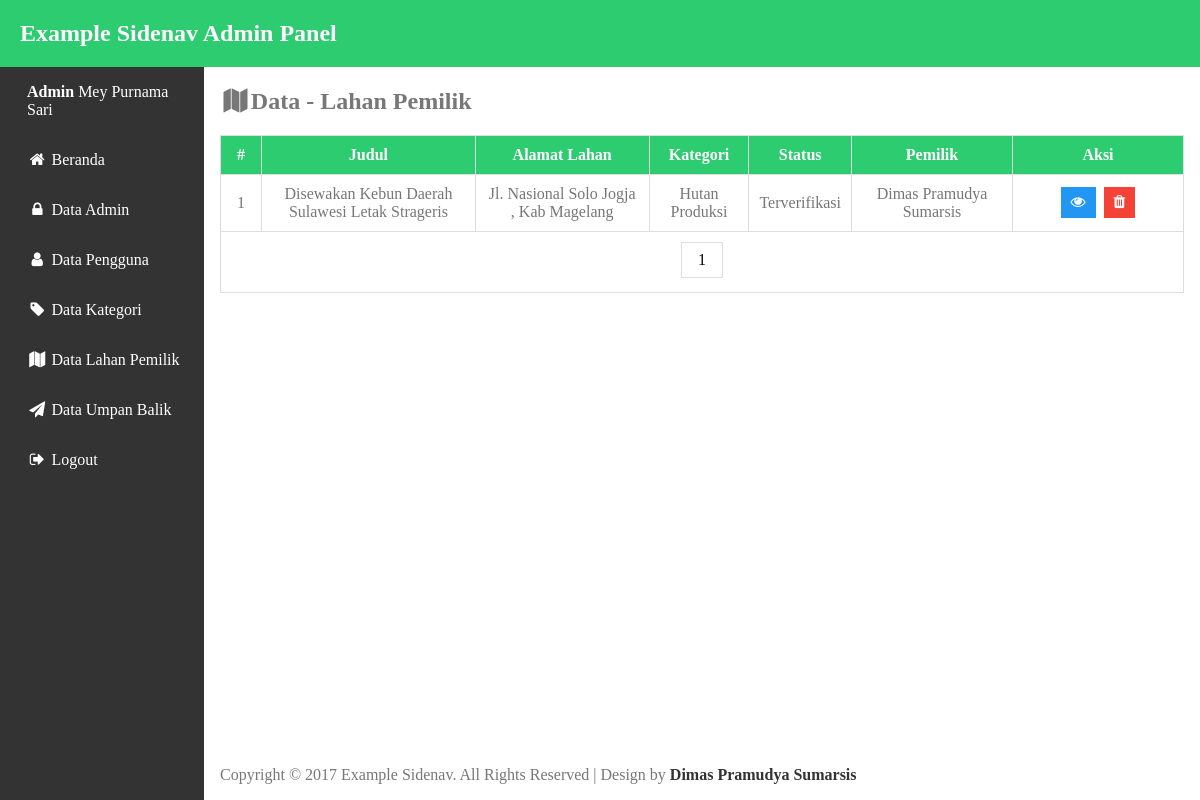
The app's page /adm/fieldData.php (signed in), older data.
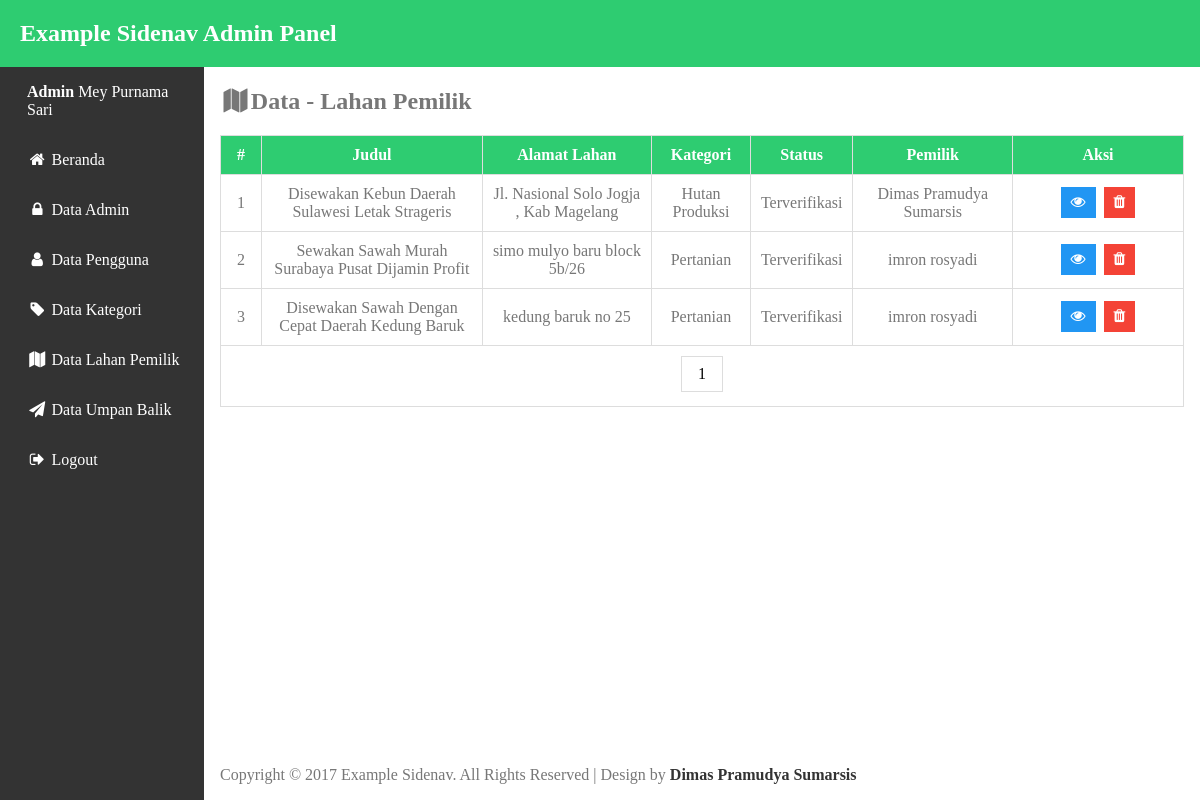
The same page, newer data.
### tables this page shows
CREATE TABLE `tb_lahan` (
  `id_lahan` int(11) NOT NULL,
  `id_user` int(11) NOT NULL,
  `id_kategori` int(11) NOT NULL,
  `judul` varchar(100) NOT NULL,
  `alamat_lahan` varchar(100) NOT NULL,
  `luas` varchar(7) NOT NULL,
  `sertifikasi` varchar(60) NOT NULL,
  `deskripsi` text NOT NULL,
  `harga` int(11) NOT NULL,
  `kurun_sewa` varchar(10) NOT NULL,
  `status` varchar(20) NOT NULL,
  `kondisi` varchar(10) NOT NULL,
  `fasilitas_irigasi` varchar(60) NOT NULL,
  `fasilitas_tanah` varchar(60) NOT NULL,
  `fasilitas_jalan` varchar(60) NOT NULL,
  `fasilitas_pemandangan` varchar(60) NOT NULL,
  `foto_lahan` varchar(255) NOT NULL,
  `fieldCreate_at` varchar(100) DEFAULT NULL,
  `fieldUpdate_at` varchar(100) DEFAULT NULL
);

CREATE TABLE `tb_kategori` (
  `id_kategori` int(11) NOT NULL,
  `kategori` varchar(20) NOT NULL,
  `create_at` varchar(100) DEFAULT NULL,
  `update_at` varchar(100) DEFAULT NULL
);

CREATE TABLE `tb_user` (
  `id_user` int(8) NOT NULL,
  `nama_depan` varchar(15) NOT NULL,
  `nama_belakang` varchar(60) NOT NULL,
  `email` varchar(60) NOT NULL,
  `password` varchar(255) NOT NULL,
  `alamat` varchar(100) NOT NULL,
  `telepon` varchar(13) NOT NULL,
  `profesi` varchar(20) NOT NULL,
  `foto` varchar(200) NOT NULL,
  `create_at` varchar(100) DEFAULT NULL,
  `update_at` varchar(100) DEFAULT NULL
);

### adm/Admin.php (called while the page is built, shortened)
<?php
    class Admin
    {
        private $db;
        function __construct($db_conn)
        {
            $this->db = $db_conn;
        }
        public function isLoggedIn(){
            if(isset($_SESSION['adm_session']))
            {
                return true;
            }
        }
        public function getAdmin(){
            try {
                $query = $this->db->prepare("SELECT * FROM tb_admin WHERE id_admin = :id_admin");
                $query->bindParam(":id_admin", $_SESSION['adm_session']);
                $query->execute();
                return $query->fetch();
            } catch (PDOException $e) {
                echo $e->getMessage();
                return false;
            }
        }
    }
?>

### adm/fieldData.php (the view, shortened to what this page needs)
<?php
    require_once "db.php";
    require_once "Admin.php";
    $admin = new Admin($db);
    $currentAdmin = $admin->getAdmin();
    $limit = 5;
    $sql = "SELECT * FROM tb_lahan INNER JOIN tb_user ON tb_lahan.id_user=tb_user.id_user INNER JOIN tb_kategori ON tb_lahan.id_kategori=tb_kategori.id_kategori ORDER BY status ASC";
    $query = $db->prepare($sql);
    $query->execute();
    $total_result = $query->rowCount();
    $total_pages = ceil($total_result/$limit);
    if(!isset($_GET['page']))
    {
      $page = 1;
    }
    else
    {
      $page = $_GET['page'];
    }
    $starting_limit = ($page-1)*$limit;
    $show = "SELECT * FROM tb_lahan INNER JOIN tb_user ON tb_lahan.id_user=tb_user.id_user INNER JOIN tb_kategori ON tb_lahan.id_kategori=tb_kategori.id_kategori ORDER BY status ASC LIMIT $starting_limit , $limit";
    $showquery = $db->prepare($show);
    $showquery->execute();
    $data = $showquery->fetchAll();
 ?>
<!DOCTYPE html>
<html>
<head>
<link rel="stylesheet" type="text/css" href="css/style.css">
<link rel="stylesheet" href="css/font-awesome.min.css">
</head>
<body>
<?php include "template/header.php"; ?>
<div class="wrapper">
  <div class="content">
    <h2><i class="fa fa-map fa-fw" aria-hidden="true"></i>Data - Lahan Pemilik</h2>
    <div style="overflow-x:auto;">
      <table id="myTable">
        <tr>
          <th class="no-column">#</th>
          <th>Judul</th>
          <th>Alamat Lahan</th>
          <th>Kategori</th>
          <th>Status</th>
          <th>Pemilik</th>
          <th class="action-column">Aksi</th>
        </tr>
        <?php
        $no=1;
        foreach ($data as $value) { ?>
        <tr>
            <td><?php echo $no++ ?></td>
            <td><?php echo $value['judul'];?></td>
            <td><?php echo $value['alamat_lahan'];?></td>
            <td><?php echo $value['kategori'];?></td>
            <td><?php echo $value['status'];?></td>
            <td><?php echo $value['nama_depan'] . '&nbsp;' . $value['nama_belakang'];?></td>
            <td>
            <a href="fieldView.php?id_lahan=<?php echo $value['id_lahan']; ?>" class="btn act info"><i class="fa fa-eye"></i></a>
            <a href="fieldProses.php?id_lahan=<?php echo $value['id_lahan']; ?>" class="btn act danger"><i class="fa fa-trash"></i></a>
          </td>
        </tr>
        <?php } ?>
        <tr>
          <td colspan="8">
            <div class="pagination">
              <?php for($page=1; $page <= $total_pages ; $page++):?>
                  <a href="<?php echo "?page=$page" ?>"><?php echo $page; ?></a>
              <?php endfor; ?>
            </div>
          </td>
        </tr>
      </table>
    </div>
<?php include "template/footer.php"; ?>
</div>
</body>
</html>

### adm/Template/header.php
<div class="header">
  <h2><a href="index.php">Example Sidenav Admin Panel</a></h2>
</div>
<?php
  $a = $_SERVER['PHP_SELF'];
  $b = "/gubuktani/adm/";
  $c = array(
    "index.php",
    "AdminData.php",
    "userData.php",
    "catData.php",
    "fieldData.php",
    "feedbackData.php",
  );
  $d = "active";
?>
<ul class="sidenav">
  <li><a id="brand"><b>Admin </b><?php echo $currentAdmin['nama']; ?></a></li>
  <li><a href="<?php echo $c[0] ?>" class="<?php if($a == $b . $c[0]){echo $d;}?>"><i class="fa fa-home fa-fw" aria-hidden="true"></i>&nbsp;Beranda</a></li>
  <li><a href="<?php echo $c[1] ?>" class="<?php if($a == $b . $c[1]){echo $d;}?>"><i class="fa fa-lock fa-fw" aria-hidden="true"></i>&nbsp;Data Admin</a></li>
  <li><a href="<?php echo $c[2] ?>" class="<?php if($a == $b . $c[2]){echo $d;}?>"><i class="fa fa-user fa-fw" aria-hidden="true"></i>&nbsp;Data Pengguna</a></li>
  <li><a href="<?php echo $c[3] ?>" class="<?php if($a == $b . $c[3]){echo $d;}?>"><i class="fa fa-tag fa-fw" aria-hidden="true"></i>&nbsp;Data Kategori</a></li>
  <li><a href="<?php echo $c[4] ?>" class="<?php if($a == $b . $c[4]){echo $d;}?>"><i class="fa fa-map fa-fw" aria-hidden="true"></i>&nbsp;Data Lahan Pemilik</a></li>
  <li><a href="<?php echo $c[5] ?>" class="<?php if($a == $b . $c[5]){echo $d;}?>"><i class="fa fa-send fa-fw" aria-hidden="true"></i>&nbsp;Data Umpan Balik</a></li>
   <li><a href="logout.php"><i class="fa fa-sign-out fa-fw" aria-hidden="true"></i>&nbsp;Logout</a></li>
</ul>

### adm/Template/footer.php
<div class="footer">
    <p class="license">Copyright © 2017 Example Sidenav. All Rights Reserved | Design by <a href="http://twitter.com/@pramsisrajawali" target="_blank">Dimas Pramudya Sumarsis</a></p>
</div>

### adm/css/style.css (style rules this page uses)
body { margin: 0; font-family: calibri; color: #777; }
.header { padding:20px; background: #2ecc71; color: #fff; }
.header h2 { margin: 0; }
.header h2 a { color: #fff; text-decoration: none; }
ul.sidenav { list-style-type: none; margin: 0; padding: 0; width: 17%; background-color: #333; position: fixed; height: 100%; overflow: auto; }
ul.sidenav li a { display: block; padding: 16px 20px; text-decoration: none; color: #fff; border-left: 7px solid #333; }
div.wrapper { margin-left: 17%; padding: 1px 16px; }
table, td, th { border: 1px solid #ddd; text-align: center; }
table { border-collapse: collapse; width: 100%; }
th { background: #2ecc71; color: #fff; }
th, td { padding: 10px; }
.action-column { width: 150px; }
.no-column { width: 20px; }
div.footer { bottom: 0; position: absolute; margin: auto; box-sizing: border-box; }
div.footer a { text-decoration: none; color: #333; font-weight: bold; }
.btn { color: #fff; cursor: pointer; padding: 18px; border: none; text-align: center; outline: none; font-size: 15px; transition: 0.4s; margin-bottom: 20px; }
.act { background: #333; border: none; color: white; padding: 7px 10px; text-align: center; text-decoration: none; display: inline-block; margin: 0px 2px; cursor: pointer; -webkit-transition-duration: 0.4s; transition-duration: 0.4s; }
.info { background-color: #2196F3; }
.danger { background-color: #f44336; }
.pagination { display: inline-block; }
.pagination a { color: black; float: left; padding: 8px 16px; text-decoration: none; transition: background-color .3s; border: 1px solid #ddd; }

Row changes from the older to the newer data that the page shows:
added tb_lahan: judul "Sewakan Sawah Murah Surabaya Pusat Dijamin Profit", alamat_lahan "simo mulyo baru block 5b/26", id_kategori.kategori "Pertanian", status "Terverifikasi", id_user.nama_depan "imron", id_user.nama_belakang "rosyadi"
added tb_lahan: judul "Disewakan Sawah Dengan Cepat Daerah Kedung Baruk", alamat_lahan "kedung baruk no 25", id_kategori.kategori "Pertanian", status "Terverifikasi", id_user.nama_depan "imron", id_user.nama_belakang "rosyadi"
